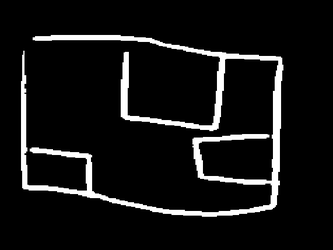
#> input picture sketch_v1/predicted_sketch_mask.png, 333 x 250 px, shrunk from 571 x 429 before the run
$ python straighten_walls_v2.py
#> lines starting #> are read from the running program, lines starting #| are printed output that depends on the picture; after the words box and inside, x2 and y2 are one past the last pixel; in counts of white or black regions, pixels touching at a corner belong together

from pathlib import Path

import cv2
import numpy as np
from skimage.morphology import skeletonize

# -----------------------------------
# 1. PATHS AND CONFIGURATION
# -----------------------------------

BASE_DIR = Path(__file__).resolve().parent

INPUT = BASE_DIR / "predicted_sketch_mask.png"
OUTPUT = BASE_DIR / "straightened_mask_v2.png"
SKELETON = BASE_DIR / "skeleton.png"
COMPARISON = BASE_DIR / "comparison_v2.png"

WALL_THICKNESS = 5
AXIS_TOLERANCE = 8
MERGE_GAP = 15
CONNECT_GAP = 12

# -----------------------------------
# 2. LOAD MASK
# -----------------------------------

mask = cv2.imread(str(INPUT), cv2.IMREAD_GRAYSCALE)
#> mask is the input picture: shape (250, 333); min 0, max 255, mean 20.8

if mask is None:
    raise FileNotFoundError(f"Cannot open {INPUT}")

_, binary = cv2.threshold(
    mask, 127, 255, cv2.THRESH_BINARY
)
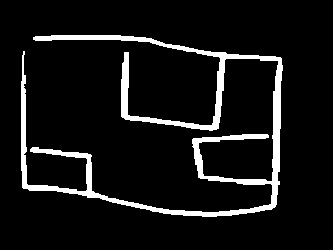
#> binary: shape (250, 333); 8.1% white; 1 white region, box (x1, y1, x2, y2) and area: (21, 35, 283, 217) 6768

# -----------------------------------
# 3. SKELETONIZATION
# -----------------------------------

skeleton = skeletonize(binary > 0)
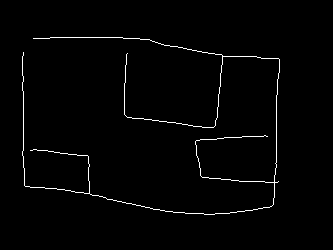
#> skeleton: shape (250, 333) bool; 1.5% white in thin lines or dots, all inside (x1, y1, x2, y2) = (22, 37, 280, 215)

skeleton_img = (
    skeleton.astype(np.uint8) * 255
)

cv2.imwrite(str(SKELETON), skeleton_img)

# -----------------------------------
# 4. DETECT LINE SEGMENTS
# -----------------------------------

lines = cv2.HoughLinesP(
    skeleton_img,
    rho=1,
    theta=np.pi / 180,
    threshold=12,
    minLineLength=12,
    maxLineGap=9
)
#> lines = 33 rows, first 6: [215, 125, 223, 56], [56, 188, 79, 192], [107, 199, 177, 212], [24, 168, 24, 185], [50, 37, 122, 37], [249, 181, 277, 182]

horizontal = []
vertical = []

if lines is not None:
    for x1, y1, x2, y2 in lines.reshape(-1, 4):
        dx = abs(x2 - x1)
        dy = abs(y2 - y1)

        if dx >= dy:
            horizontal.append((
                (int(y1) + int(y2)) / 2,
                int(min(x1, x2)),
                int(max(x1, x2))
            ))
        else:
            vertical.append((
                (int(x1) + int(x2)) / 2,
                int(min(y1, y2)),
                int(max(y1, y2))
            ))
#> this loop made 33 passes
#> (x1, y1, x2, y2, dx, dy) on passes 1 to 12: (215, 125, 223, 56, 8, 69), (56, 188, 79, 192, 23, 4), (107, 199, 177, 212, 70, 13), (24, 168, 24, 185, 0, 17), (50, 37, 122, 37, 72, 0), (249, 181, 277, 182, 28, 1), (127, 117, 181, 123, 54, 6), (241, 56, 279, 59, 38, 3), (158, 43, 226, 56, 68, 13), (23, 167, 23, 76, 0, 91), (214, 214, 271, 206, 57, 8), (124, 99, 126, 54, 2, 45)
#> after the loop, horizontal = 20 items, first 6: (190, 56, 79), (205.5, 107, 177), (37, 50, 122), (181.5, 249, 277), (120, 127, 181), (57.5, 241, 279); vertical = [(219, 56, 125), (24, 168, 185), (23, 76, 167), (125, 54, 99), (277, 79, 94), (276, 95, 167), (198, 142, 176), (22, 56, 90), (88, 156, 170), (274, 175, 197), (89, 174, 194), (124, 100, 114), (279, 60, 72)]

# -----------------------------------
# 5. MERGE NEARBY PARALLEL SEGMENTS
# -----------------------------------

def merge_segments(segments, axis_tolerance, max_gap):
#> called with axis_tolerance = 8, max_gap = 15
    if not segments:
        return []

    # Group segments by nearby axis position.
    groups = []

    for axis, start, end in sorted(segments):
        matching = None

        for group in groups:
            if abs(axis - group["axis"]) <= axis_tolerance:
                matching = group
                break

        if matching is None:
            groups.append({
                "axis": float(axis),
                "segments": [(start, end)],
                "positions": [axis]
            })
        else:
            matching["segments"].append((start, end))
            matching["positions"].append(axis)
            matching["axis"] = float(
                np.median(matching["positions"])
            )
#> this loop made 20 passes
#> (axis, start, end) on passes 1 to 12: (37, 50, 122), (38, 33, 49), (40.5, 134, 160), (49.5, 158, 226), (54, 207, 229), (57.5, 241, 279), (120, 127, 181), (124, 159, 213), (126, 188, 208), (137.5, 196, 265), (153.5, 44, 88), (179, 202, 248)
#> after the loop, groups = 8 items

    merged = []

    for group in groups:
        intervals = sorted(group["segments"])
        start, end = intervals[0]

        for next_start, next_end in intervals[1:]:
            if next_start <= end + max_gap:
                end = max(end, next_end)
            else:
                merged.append((group["axis"], start, end))
                start, end = next_start, next_end

        merged.append((group["axis"], start, end))
#> this loop made 8 passes
#> intervals on passes 1, 2, 3, 6, 7, 8: [(33, 49), (50, 122), (134, 160)], [(158, 226), (207, 229), (241, 279)], [(127, 181), (159, 213), (188, 208)], [(25, 55), (202, 248), (249, 277)], [(56, 79), (70, 105)], [(107, 177), (145, 167), (181, 209), (214, 271)]
#> after the loop, merged = [(38, 33, 160), (54, 158, 279), (124, 127, 213), (137.5, 196, 265), (153.5, 44, 88), (181.5, 25, 55), (181.5, 202, 277), (191.8, 56, 105), (209.5, 107, 271)]

    return merged


horizontal = merge_segments(
    horizontal, AXIS_TOLERANCE, MERGE_GAP
)
#> horizontal has the same summary as merged in merge_segments

vertical = merge_segments(
    vertical, AXIS_TOLERANCE, MERGE_GAP
)
#> the loop in merge_segments (call 2), `for axis, start, end in sorted(segments):` made 13 passes
#> the loop in merge_segments (call 2), `for group in groups:` made 6 passes
#> intervals on passes 1, 2, 3, 6: [(56, 90), (76, 167), (168, 185)], [(156, 170), (174, 194)], [(54, 99), (100, 114)], [(60, 72), (79, 94), (95, 167), (175, 197)]
#> group on passes 4 to 5: {'axis': 198, 'segments': [(142, 176)], 'positions': [198]}, {'axis': 219, 'segments': [(56, 125)], 'positions': [219]}
#> vertical = [(23, 56, 185), (88.5, 156, 194), (124.5, 54, 114), (198, 142, 176), (219, 56, 125), (276.5, 60, 197)]

# -----------------------------------
# 6. CONNECT NEARBY INTERSECTIONS
# -----------------------------------

# Expand endpoints only when a perpendicular segment
# is close enough to form a plausible junction.

def connect_intersections(h_lines, v_lines, tolerance):
#> called with tolerance = 12
    h = [list(s) for s in h_lines]
#> h = [[38, 33, 160], [54, 158, 279], [124, 127, 213], [137.5, 196, 265], [153.5, 44, 88], [181.5, 25, 55], [181.5, 202, 277], [191.8, 56, 105], [209.5, 107, 271]]
    v = [list(s) for s in v_lines]
#> v = [[23, 56, 185], [88.5, 156, 194], [124.5, 54, 114], [198, 142, 176], [219, 56, 125], [276.5, 60, 197]]

    for hs in h:
        y, x1, x2 = hs

        for vs in v:
            x, y1, y2 = vs

            # Does the vertical line reach this horizontal?
            if not (y1 - tolerance <= y <= y2 + tolerance):
                continue

            # Does the horizontal line reach this vertical?
            if not (x1 - tolerance <= x <= x2 + tolerance):
                continue

            # Extend only nearby endpoints, not distant gaps.
            if x < x1 and x1 - x <= tolerance:
                hs[1] = x
            elif x > x2 and x - x2 <= tolerance:
                hs[2] = x

            if y < y1 and y1 - y <= tolerance:
                vs[1] = y
            elif y > y2 and y - y2 <= tolerance:
                vs[2] = y
#> this loop made 9 passes
#> after the loop, vs = [276.5, 54, 197]

    return h, v


horizontal, vertical = connect_intersections(
    horizontal, vertical, CONNECT_GAP
)
#> horizontal = [[38, 33, 160], [54, 158, 279], [124, 124.5, 219], [137.5, 196, 276.5], [153.5, 44, 88.5], [181.5, 23, 55], [181.5, 198, 277], [191.8, 56, 105], [209.5, 107, 271]]; vertical = [[23, 56, 185], [88.5, 153.5, 194], [124.5, 54, 124], [198, 137.5, 181.5], [219, 54, 125], [276.5, 54, 197]]

# -----------------------------------
# 7. REDRAW CLEAN WALLS
# -----------------------------------

straight = np.zeros_like(binary)

for y, x1, x2 in horizontal:
    cv2.line(
        straight,
        (round(x1), round(y)),
        (round(x2), round(y)),
        255,
        WALL_THICKNESS
    )
#> this loop made 9 passes
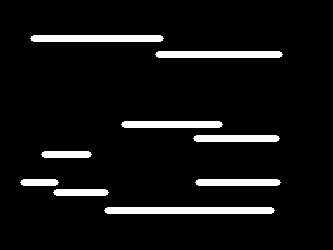
#> straight: shape (250, 333); 7% white; 9 white regions, largest, box (x1, y1, x2, y2) and area: (104, 207, 275, 214) 1177, (30, 35, 164, 42) 918, (155, 51, 283, 58) 876

for x, y1, y2 in vertical:
    cv2.line(
        straight,
        (round(x), round(y1)),
        (round(x), round(y2)),
        255,
        WALL_THICKNESS
    )
#> this loop made 6 passes
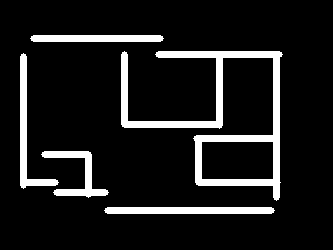
#> straight: shape (250, 333); 10.8% white; 5 white regions, box (x1, y1, x2, y2) and area: (121, 51, 283, 201) 4848, (104, 207, 275, 214) 1177, (20, 53, 59, 189) 1146, (41, 151, 109, 198) 937, (30, 35, 164, 42) 918

# -----------------------------------
# 8. SAVE RESULTS
# -----------------------------------

cv2.imwrite(str(OUTPUT), straight)

comparison = np.hstack([
    binary,
    skeleton_img,
    straight
])
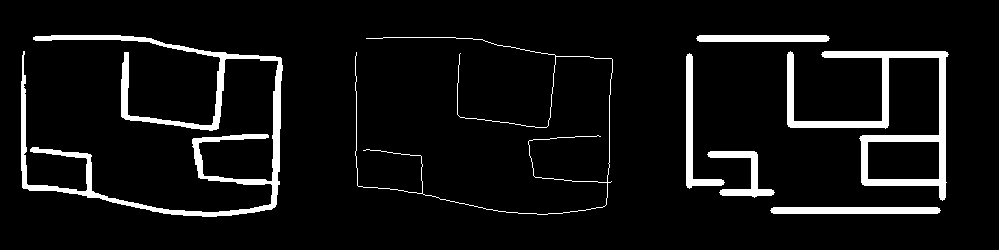
#> comparison: shape (250, 999); 6.8% white; 7 white regions, largest, box (x1, y1, x2, y2) and area: (21, 35, 283, 217) 6768, (787, 51, 949, 201) 4848, (355, 37, 613, 215) 1275

cv2.imwrite(str(COMPARISON), comparison)

print("Original size:", binary.shape)
#| Original size: (250, 333)
print("Horizontal segments:", len(horizontal))
#| Horizontal segments: 9
print("Vertical segments:", len(vertical))
#| Vertical segments: 6
print("Saved:", OUTPUT)
print("Saved:", SKELETON)
print("Saved:", COMPARISON)
